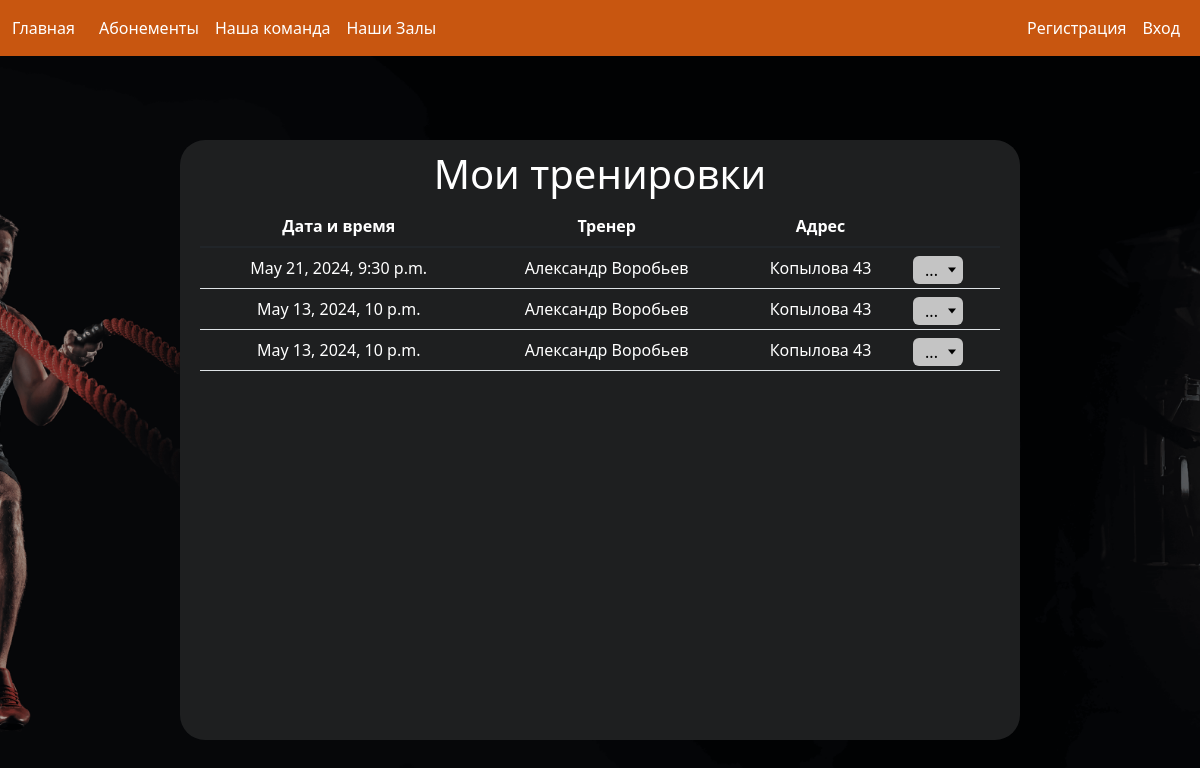
Before: /mypage with the older database file.
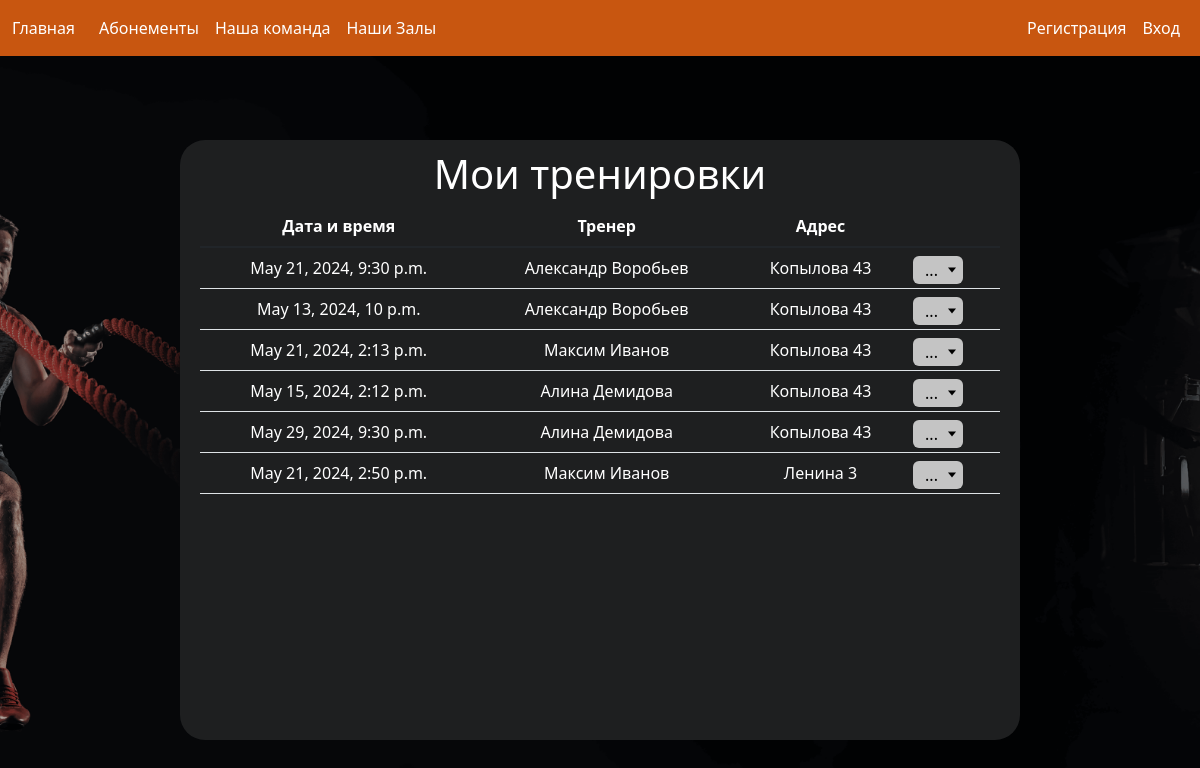
After: the same page with the newer database file.
### jim_main/models.py (models this page shows)
class Trenings(models.Model) :
    trener = models.ForeignKey(Treners, on_delete=models.DO_NOTHING, null=True, verbose_name= 'Тренер')
    user = models.ForeignKey(User, on_delete=models.DO_NOTHING, null=False, verbose_name= 'Юзер')
    hall = models.ForeignKey(Halls, on_delete=models.DO_NOTHING, null=False, verbose_name= 'Зал')
    dt = models.DateTimeField(verbose_name= 'Дата и время')

class Treners(models.Model) :
    def __str__(self) -> str:
        return f"{self.first_name} {self.last_name}"
    first_name = models.CharField(max_length=200, blank=True, null=False,  verbose_name='Имя тренера')
    last_name = models.CharField(max_length=200, blank=True, null=False,  verbose_name='Фамилия тренера')
    phone = models.CharField(max_length=200, blank=True, null=False,  verbose_name='Телефон тренера')
    mail = models.CharField(max_length=200, blank=True, null=False,  verbose_name='Майл тренера')
    photos = models.ImageField(null=True)

class Halls(models.Model) :
    def __str__(self) -> str:
        return f"{self.Adres}"
    title = models.CharField(max_length=120, null=True)
    Adres = models.CharField(max_length=255, null=False)
    area = models.CharField(max_length=120)
    photos = models.ImageField(null=True)

### jim_main/views.py (the view)
# urls.py: path('mypage', (mypage), name='mypage'),
def mypage(request) :
    trenings = Trenings.objects.all()
    return render(request, 'main/mypage.html', {'title': 'Моя страница', 'trenings' : trenings})

### jim_main/templates/main/mypage.html (shortened to what this page needs)
{% extends 'main/base.html' %}
{% load static %}
{% block content %}
<div class="my_page">
    <h1 class="myTrenings">Мои тренировки</h1>
    <div class="table-responsive">
        <table class="table">
            <thead>
                <tr>
                    <th scope="col" style="color: white" ;>Дата и время</th>
                    <th scope="col" style="color: white;">Тренер</th>
                    <th scope="col" style="color: white;">Адрес</th>
                    <th scope="col" style="color: white;"></th>
                </tr>
            </thead>
            <tbody>
                {% for trening in trenings %}
                <tr>
                    <td style="color: white;"> {{ trening.dt }} </td>
                    <td style="color: white;">{{ trening.trener }}</td>
                    <td style="color: white;">{{ trening.hall }}</td>
                    <td>
                        <div class="dropdown">
                            <button class="dropdown_button">...</button>
                        </div>
                    </td>
                </tr>
                {% endfor %}
            </tbody>
        </table>
    </div>
</div>
{% endblock %}

### jim_main/templates/main/base.html (shortened to what this page needs)
{% load static %}
<!DOCTYPE html>
<html lang="en">
<head>
    <link rel="stylesheet" type="text/css" href='{% static "main/css/style.css" %}'>
    <link rel="stylesheet" type="text/css" href='{% static "main/css/abonements.css" %}'>
    <link rel="stylesheet" type="text/css" href='{% static "main/css/treners.css" %}'>
    <link rel="stylesheet" type="text/css" href='{% static "signIn/css/style.css" %}'>
    <link rel="stylesheet" type="text/css" href="{% static 'main/css/jquery.datetimepicker.css'%}" />
    <link href="https://cdn.jsdelivr.net/npm/bootstrap@5.1.3/dist/css/bootstrap.min.css" rel="stylesheet"
>
</head>
<body class="body">
<nav class="navbar navbar-expand-lg navbar-dark">
    <div class="container-fluid">
        <a class="navbar-brand" href="{% url 'home'%}">Главная</a>
        <div class="collapse navbar-collapse" id="navbarSupportedContent">
            <ul class="navbar-nav me-auto mb-2 mb-lg-0 top-menu">
                <li class="nav-item">
                    <a class="nav-link active" aria-current="page" href="{% url 'abonements'%}">Абонементы</a>
                </li>
                <li class="nav-item">
                    <a class="nav-link active" aria-current="page" href="{% url 'ourcomand'%}">Наша команда</a>
                </li>
                <li class="nav-item">
                    <a class="nav-link active" aria-current="page" href="{% url 'halls'%}">Наши Залы</a>
                </li>
            </ul>
            <ul class="navbar-nav ms-auto mb-2 mb-lg-0">
                {% if user.is_authenticated %}
                <li class="nav-item">
                    <a class="nav-link active" href="{% url 'mypage' %}">Моя страница</a>
                    <a class="nav-link active" aria-current="page" href="{% url 'createtrening'%}">Записаться на
                        тренировку</a>
                </li>
                <li class="nav-item">
                    <a class="nav-link active" aria-current="page" href="{% url 'logout' %}">Выйти</a>
                </li>
                {% else %}
                <li class="nav-item">
                    <a class="nav-link active" aria-current="page" href="{% url 'signUp'%}">Регистрация</a>
                </li>
                <li class="nav-item">
                    <a class="nav-link active" aria-current="page" href="{% url 'signIn'%}">Вход</a>
                </li>
                {% endif %}
            </ul>
        </div>
    </div>
</nav>
    {% block content %}
    {% endblock %}
</body>
</html>

### jim_main/static/main/css/style.css (style rules this page uses)
.body { background: url(image/fon.png) no-repeat center center fixed; -webkit-background-size: cover; -moz-background-size: cover; -o-background-size: cover; background-size: cover; z-index: 0; height: 900px; }
.my_page { height: 600px; background-color: #1e1f20; margin-left: 15%; margin-right: 15%; margin-top: 7%; border-radius: 25px; padding-left: 20px; padding-right: 20px; padding-top: 10px; text-align: center; }
.myTrenings { color: #fff; }
.dropdown { position: relative; height: 4px; }
.dropdown_button { height: 28px; position: relative; display: block; width: 100%; text-align: left; border: 4px; background-color: #c4c4c4; border-radius: 6px; padding: 1px; padding-left: 12px; width: 50px; cursor: pointer; }
.dropdown_button::after { content: ""; position: absolute; top: 50%; right: 15%; transform: translateY(-50%); width: 0; height: 0; border-width: 5.2px 4px 0px 4px; border-color: black transparent transparent transparent; border-style: solid; }

### jim_main/templates/main/base.html (style rules this page uses)
.navbar { background-color: #c85610; }
.navbar-brand, .navbar-nav .nav-link { color: #fff; font-size: 16px; transition: font-size 0.2s ease; }

Changed rows visible on the page:
removed Trenings: dt "May 13, 2024, 10 p.m.", trener "Александр Воробьев", hall "Копылова 43"
added Trenings: dt "May 21, 2024, 2:13 p.m.", trener "Максим Иванов", hall "Копылова 43"
added Trenings: dt "May 15, 2024, 2:12 p.m.", trener "Алина Демидова", hall "Копылова 43"
added Trenings: dt "May 29, 2024, 9:30 p.m.", trener "Алина Демидова", hall "Копылова 43"
added Trenings: dt "May 21, 2024, 2:50 p.m.", trener "Максим Иванов", hall "Ленина 3"
